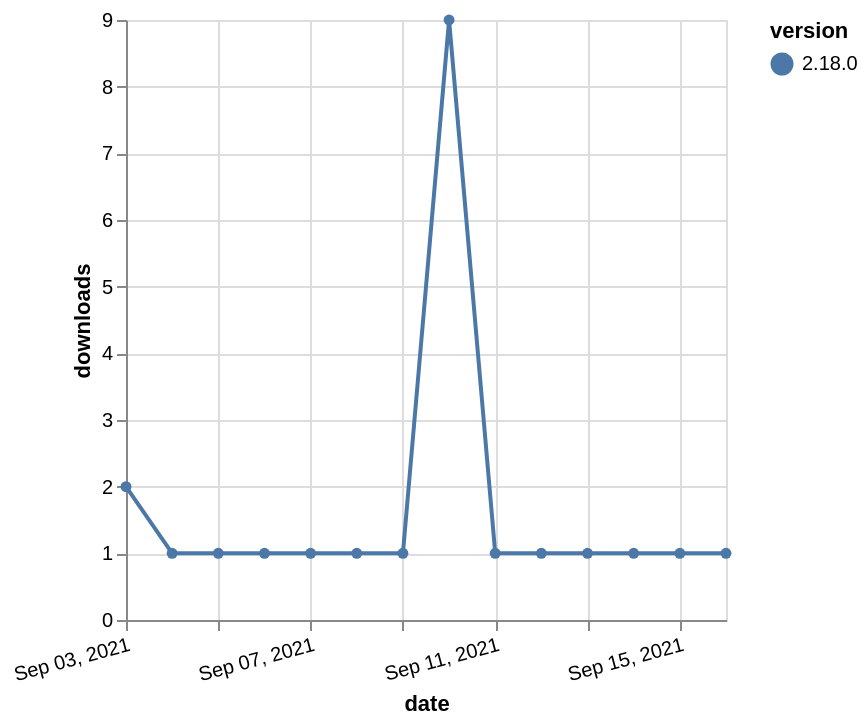

Write a Vega-Lite specification for this figure.
### Vega-Lite specification from a JSON file in a GitHub repository (floating-point values rounded to 4 significant figures)
{"$schema": "https://vega.github.io/schema/vega-lite/v5.json", "description": "A simple bar chart with embedded data.", "data": {"values": [{"date": "2021-09-03", "total": 499, "delta": 2, "version": "2.18.0"}, {"date": "2021-09-04", "total": 500, "delta": 1, "version": "2.18.0"}, {"date": "2021-09-05", "total": 501, "delta": 1, "version": "2.18.0"}, {"date": "2021-09-06", "total": 502, "delta": 1, "version": "2.18.0"}, {"date": "2021-09-07", "total": 503, "delta": 1, "version": "2.18.0"}, {"date": "2021-09-08", "total": 504, "delta": 1, "version": "2.18.0"}, {"date": "2021-09-09", "total": 505, "delta": 1, "version": "2.18.0"}, {"date": "2021-09-10", "total": 514, "delta": 9, "version": "2.18.0"}, {"date": "2021-09-11", "total": 515, "delta": 1, "version": "2.18.0"}, {"date": "2021-09-12", "total": 516, "delta": 1, "version": "2.18.0"}, {"date": "2021-09-13", "total": 517, "delta": 1, "version": "2.18.0"}, {"date": "2021-09-14", "total": 518, "delta": 1, "version": "2.18.0"}, {"date": "2021-09-15", "total": 519, "delta": 1, "version": "2.18.0"}, {"date": "2021-09-16", "total": 520, "delta": 1, "version": "2.18.0"}]}, "width": "container", "mark": {"type": "line", "point": {"filled": true}}, "encoding": {"x": {"field": "date", "type": "temporal", "timeUnit": "yearmonthdate", "title": "date", "axis": {"labelAngle": -15}}, "y": {"field": "delta", "type": "quantitative", "title": "downloads"}, "color": {"field": "version", "type": "nominal"}, "tooltip": {"field": "delta"}}}
